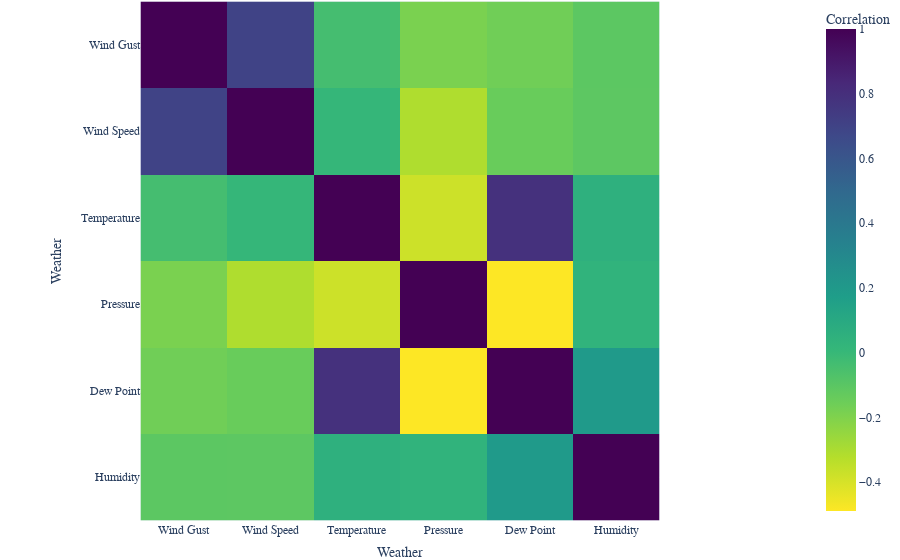

Notebook code for this chart:
### Markdown cell above
## Correlation matrix between different types of weather conditions

### Code cell
corr_matrix = dataset[['Wind Gust', 'Wind Speed','Temperature','Pressure','Dew Point','Humidity']].corr()

fig = px.imshow(corr_matrix,
                labels={'x':'Weather', 'y':'Weather', 'color':'Correlation'},
                color_continuous_scale=px.colors.sequential.Viridis_r
                )

fig.update_layout(
    font_family="Serif",
    font_size=12,
    margin=dict(l=0, r=0, t=0, b=0),
)

fig.show()
fig.write_image("images/weather_correlation.pdf")

### Figure 1 — Plotly figure (JSON) as saved in the notebook; plotly's stock layout.template omitted (floating-point values rounded to 4 significant figures)
{"data": [{"coloraxis": "coloraxis", "hovertemplate": "Weather: %{x}<br>Weather: %{y}<br>Correlation: %{z}<extra></extra>", "name": "0", "type": "heatmap", "x": ["Wind Gust", "Wind Speed", "Temperature", "Pressure", "Dew Point", "Humidity"], "xaxis": "x", "y": ["Wind Gust", "Wind Speed", "Temperature", "Pressure", "Dew Point", "Humidity"], "yaxis": "y", "z": [[1, 0.6988, -0.03949, -0.1862, -0.1632, -0.1068], [0.6988, 1, 0.0106, -0.31, -0.1421, -0.1103], [-0.03949, 0.0106, 1, -0.3767, 0.7879, 0.0544], [-0.1862, -0.31, -0.3767, 1, -0.4891, 0.03368], [-0.1632, -0.1421, 0.7879, -0.4891, 1, 0.1953], [-0.1068, -0.1103, 0.0544, 0.03368, 0.1953, 1]]}], "layout": {"coloraxis": {"colorbar": {"title": {"text": "Correlation"}}, "colorscale": [[0, "#fde725"], [0.1111, "#b5de2b"], [0.2222, "#6ece58"], [0.3333, "#35b779"], [0.4444, "#1f9e89"], [0.5556, "#26828e"], [0.6667, "#31688e"], [0.7778, "#3e4989"], [0.8889, "#482878"], [1, "#440154"]]}, "font": {"family": "Serif", "size": 12}, "margin": {"b": 0, "l": 0, "r": 0, "t": 0}, "xaxis": {"anchor": "y", "constrain": "domain", "domain": [0, 1], "scaleanchor": "y", "title": {"text": "Weather"}}, "yaxis": {"anchor": "x", "autorange": "reversed", "constrain": "domain", "domain": [0, 1], "title": {"text": "Weather"}}}}
